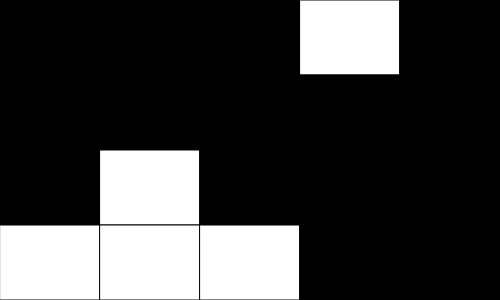
Frame 1 (no input)
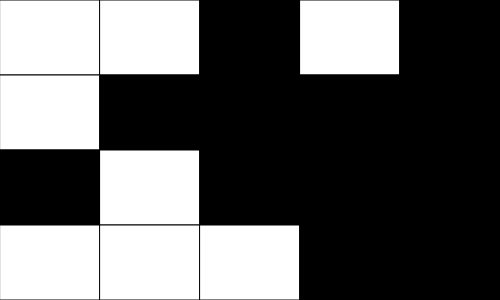
Frame 2 (the mouse pressed at the canvas centre, redrawn once)

The p5.js sketch that drew these frames (run headless with seeded random() and noise() and a simulated clock; the mouse was pressed at the canvas centre and the sketch redrawn once):

// p5.js sketch
// ── sketch.js
//Puzzle Game
//Adeeb Rahman
//10.29.2024



let NUM_ROWS = 4;
let NUM_COLS = 5;
let rectWidth, rectHeight;
let currentRow, currentCol;
let grid = [[0,0,0,255,0],
                [0,0,0,0,0],
                [0,255,0,0,0],
                [255,255,255,0,0]];



function setup() {
  // Determine the size of each square. Could use windowHeight,windowHeight  for Canvas to keep a square aspect ratio
  createCanvas(500, 300);
  rectWidth = width/NUM_COLS;
  rectHeight = height/NUM_ROWS;
}

function draw() {
  background(220);
  determineActiveSquare();   //figure out which tile the mouse cursor is over
  drawGrid();                //render the current game board to the screen (and the overlay)
  checkWin();
}



function mousePressed(){
  // cross-shaped pattern flips on a mouseclick. Boundary conditions are checked within the flip function to ensure in-bounds access for array
  if (keyIsDown(SHIFT)) {
    flip(currentCol, currentRow);
  }
  else{
    flip(currentCol, currentRow);
    flip(currentCol-1, currentRow);
    flip(currentCol+1, currentRow);
    flip(currentCol, currentRow-1);
    flip(currentCol, currentRow+1);
  }
}

function flip(col, row){
  // given a column and row for the 2D array, flip its value from 0 to 255 or 255 to 0
  // conditions ensure that the col and row given are valid and exist for the array. If not, no operations take place.
  if (col >= 0 && col < NUM_COLS ){
    if (row >= 0 && row < NUM_ROWS){
      if (grid[row][col] === 0) {
        grid[row][col] = 255;
      } 
      else {
        grid[row][col] = 0;
      } 
    }
  }
}

function determineActiveSquare(){
  // An expression to run each frame to determine where the mouse currently is.
  currentRow = int(mouseY / rectHeight);
  currentCol = int(mouseX / rectWidth);
}

function drawGrid(){
  // Render a grid of squares - fill color set according to data stored in the 2D array
  for (let x = 0; x < NUM_COLS ; x++){
    for (let y = 0; y < NUM_ROWS; y++){
      fill(grid[y][x]); 
      rect(x*rectWidth, y*rectHeight, rectWidth, rectHeight);
    }
  }
}

function checkWin() {
  let referenceSquare = grid[0][0];
  let winState = false;
  for (let x = 0; x < NUM_COLS ; x++){
    for (let y = 0; y < NUM_ROWS; y++){
      if (grid[y][x] === referenceSquare) {
        winState = true;
      }
    }
  }
  if (winState === true) {
    fill(255, 0, 0);
    print("you win");
    textSize(40);
    textAlign(CENTER, CENTER);
    text("You Win", width/2, height/-2);
    noLoop();
  }
}
